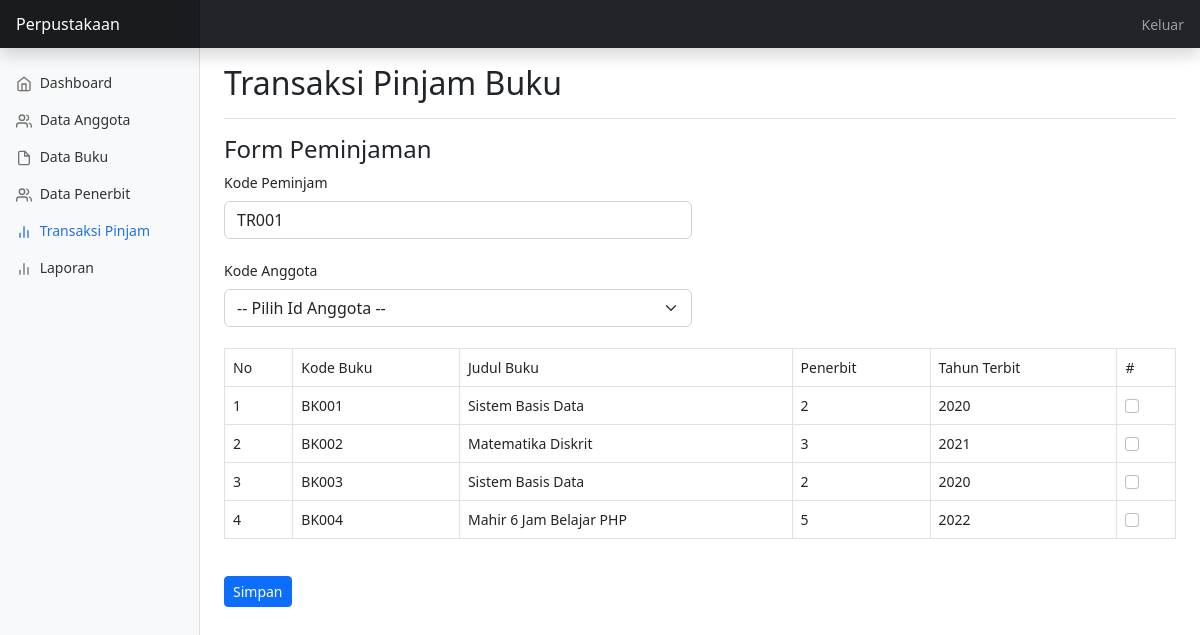
The app's page /pinjam/frmPinjamBuku.php (signed in) with its own data.
### tables this page shows
CREATE TABLE `buku` (
  `kd_buku` varchar(12) NOT NULL,
  `judul_buku` varchar(50) NOT NULL,
  `id_penerbit` int(11) NOT NULL,
  `thn_terbit` int(5) NOT NULL
);

### pinjam/frmPinjamBuku.php (the view, shortened to what this page needs)
<?php
include "../config/koneksi.php";
$getKode = mysqli_query($koneksi, "SELECT max(id_pinjam) as kode from peminjaman");
$rs = mysqli_fetch_array($getKode);
$hasil = $rs['kode'];
$noPinjam = (int) substr($hasil, 3, 3);
$noPinjam++;
$hurup = 'TR';
$idPinjam = $hurup . sprintf("%03s", $noPinjam);
$buku = mysqli_query($koneksi, "SELECT * from buku");
?>
<!doctype html>
<html lang="en">
<head>
    <link href="../assets/css/bootstrap.min.css" rel="stylesheet">
    <link href="../assets/dashboard.css" rel="stylesheet">
</head>
<body>
    <header class="navbar navbar-dark sticky-top bg-dark flex-md-nowrap p-0 shadow">
        <a class="navbar-brand col-md-3 col-lg-2 me-0 px-3 fs-6" href="#">Perpustakaan</a>
        <div class="navbar-nav">
            <div class="nav-item text-nowrap">
                <a class="nav-link px-3" href="../../keluar.php">Keluar</a>
            </div>
        </div>
    </header>
    <div class="container-fluid">
        <div class="row">
            <nav id="sidebarMenu" class="col-md-3 col-lg-2 d-md-block bg-light sidebar collapse">
                <div class="position-sticky pt-3 sidebar-sticky">
                    <ul class="nav flex-column">
                        <li class="nav-item">
                            <a class="nav-link" aria-current="page" href="../dashboard/index.php">
                                <span data-feather="home" class="align-text-bottom"></span>
                                Dashboard
                            </a>
                        </li>
                        <li class="nav-item">
                            <a class="nav-link" href="../anggota/index.php">
                                <span data-feather="users" class="align-text-bottom"></span>
                                Data Anggota
                            </a>
                        </li>
                        <li class="nav-item">
                            <a class="nav-link" href="../buku/index.php">
                                <span data-feather="file" class="align-text-bottom"></span>
                                Data Buku
                            </a>
                        </li>
                        <li class="nav-item">
                            <a class="nav-link" href="../penerbit/index.php">
                                <span data-feather="users" class="align-text-bottom"></span>
                                Data Penerbit
                            </a>
                        </li>
                        <li class="nav-item active">
                            <a class="nav-link active" href="../pinjam/index.php">
                                <span data-feather="bar-chart-2" class="align-text-bottom"></span>
                                Transaksi Pinjam
                            </a>
                        </li>
                        <li class="nav-item">
                            <a class="nav-link" href="../laporan.php">
                                <span data-feather="bar-chart-2" class="align-text-bottom"></span>
                                Laporan
                            </a>
                        </li>
                    </ul>
                </div>
            </nav>
            <main class="col-md-9 ms-sm-auto col-lg-10 px-md-4">
                <div
                    class="d-flex justify-content-between flex-wrap flex-md-nowrap align-items-center pt-3 pb-2 mb-3 border-bottom">
                    <h1 class="h2">Transaksi Pinjam Buku</h1>
                </div>
                <h4>Form Peminjaman</h4>
                <form action="simpanPeminjaman.php" method="post">
                    <div class="row g-3">
                        <div class="col-md-6">
                            <label for="" class="form-label">Kode Peminjam</label>
                            <input type="text" readonly name="id_pinjam" class="form-control"
                                value="<?php echo $idPinjam; ?>">
                            <br>
                            <label for="" class="form-label">Kode Anggota</label>
                            <select class="form-select" name="kd_anggota">
                                <option selected>-- Pilih Id Anggota --</option>
                            </select>
                        </div>
                    </div>
                    <br>
                    <div class="table-responsive">
                        <table class="table table-bordered">
                            <thead>
                                <tr>
                                    <td>No</td>
                                    <td>Kode Buku</td>
                                    <td>Judul Buku</td>
                                    <td>Penerbit</td>
                                    <td>Tahun Terbit</td>
                                    <td>#</td>
                                </tr>
                            </thead>
                            <tbody>
                                <?php
                                $no = 1;
                                while ($row = mysqli_fetch_array($buku)) {
                                ?>
                                <tr>
                                    <td><?php echo $no; ?></td>
                                    <td><?php echo $row["kd_buku"]; ?></td>
                                    <td><?php echo $row["judul_buku"]; ?></td>
                                    <td><?php echo $row["id_penerbit"]; ?></td>
                                    <td><?php echo $row["thn_terbit"]; ?></td>
                                    <td>
                                        <input class="form-check-input" type="checkbox" name="buku[]"
                                            value="<?php echo $row['kd_buku']; ?>">
                                    </td>
                                </tr>
                                <?php
                                    $no++;
                                }
                                ?>
                            </tbody>
                        </table>
                        <br>
                        <button type="submit" class="btn btn-sm btn-primary">Simpan</button>
                    </div>
                </form>
            </main>
        </div>
    </div>
</body>
</html>

### assets/dashboard.css (style rules this page uses)
body { font-size: .875rem; }
.feather { width: 16px; height: 16px; }
.sidebar { position: fixed; top: 0; bottom: 0; left: 0; z-index: 100; padding: 48px 0 0; box-shadow: inset -1px 0 0 rgba(0, 0, 0, .1); }
.sidebar-sticky { height: calc(100vh - 48px); overflow-x: hidden; overflow-y: auto; }
.sidebar .nav-link { font-weight: 500; color: #333; }
.sidebar .nav-link .feather { margin-right: 4px; color: #727272; }
.sidebar .nav-link.active { color: #2470dc; }
.sidebar .nav-link:hover .feather, .sidebar .nav-link.active .feather { color: inherit; }
.navbar-brand { padding-top: .75rem; padding-bottom: .75rem; background-color: rgba(0, 0, 0, .25); box-shadow: inset -1px 0 0 rgba(0, 0, 0, .25); }

### records on screen
buku: kd_buku "BK001", judul_buku "Sistem Basis Data", id_penerbit "2", thn_terbit "2020"
buku: kd_buku "BK002", judul_buku "Matematika Diskrit", id_penerbit "3", thn_terbit "2021"
buku: kd_buku "BK003", judul_buku "Sistem Basis Data", id_penerbit "2", thn_terbit "2020"
buku: kd_buku "BK004", judul_buku "Mahir 6 Jam Belajar PHP", id_penerbit "5", thn_terbit "2022"
